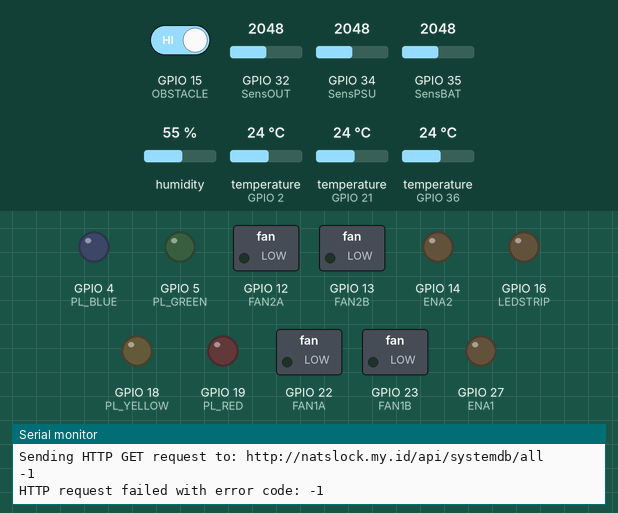
Simulated run of this sketch. Board: ESP32. Parts: switched loads named in the sketch (green lamp = pin HIGH), output pins drawn as LEDs (lit = HIGH), the last lines printed to the serial monitor. The test bench sets the inputs (shaded band); at power-on: GPIO 34 (SensPSU) = 2048, GPIO 15 (OBSTACLE) HIGH, GPIO 32 (SensOUT) = 2048, GPIO 35 (SensBAT) = 2048, humidity 55 %, temperature (sensors on GPIO 2, GPIO 21, GPIO 36) 24 °C. WiFi joins after 1.5 s; servers stay silent unless stated.

Above: at 3.2 s.
3.3 s: GPIO 34 (SensPSU) set to 432
At 8.1 s:
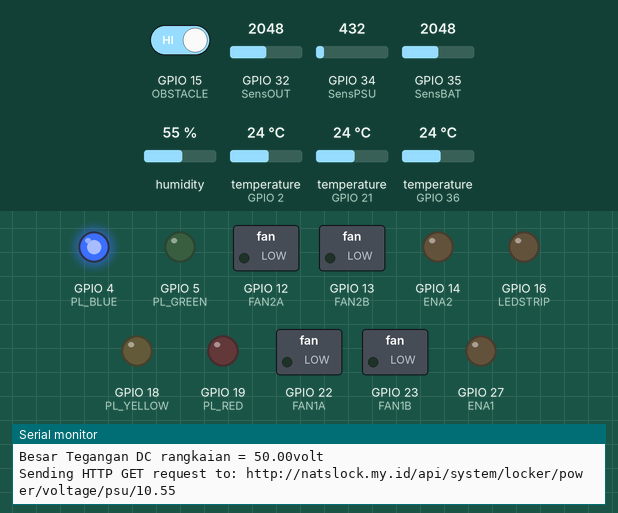
11.7 s: GPIO 34 (SensPSU) set to 391
At 16.5 s:
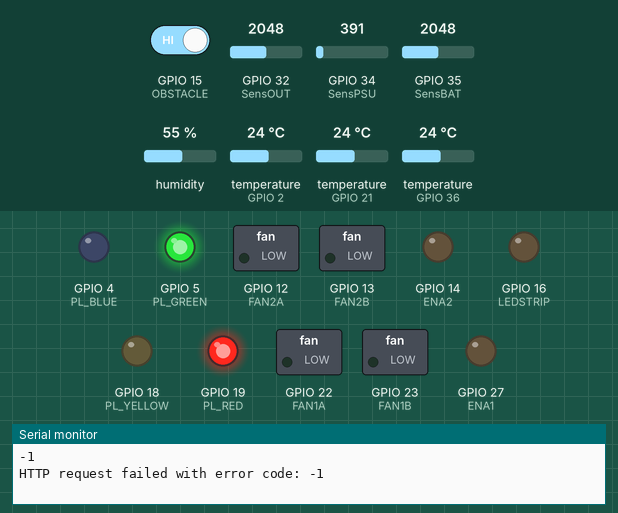
18.7 s: GPIO 15 (OBSTACLE) driven LOW
At 25.0 s:
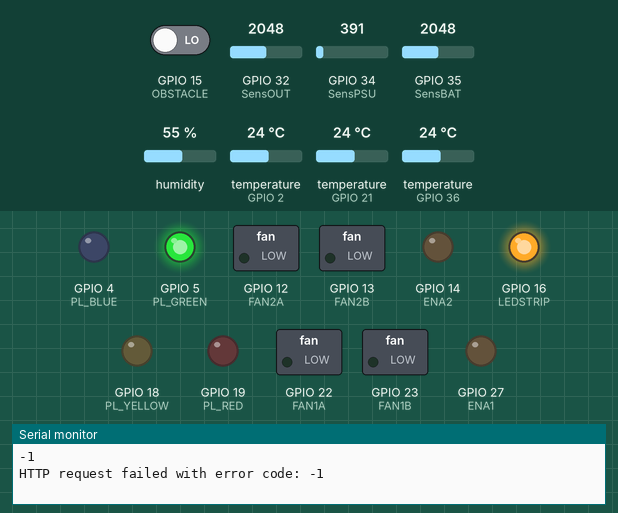
25.1 s: GPIO 34 (SensPSU) set to 1228
At 31.3 s:
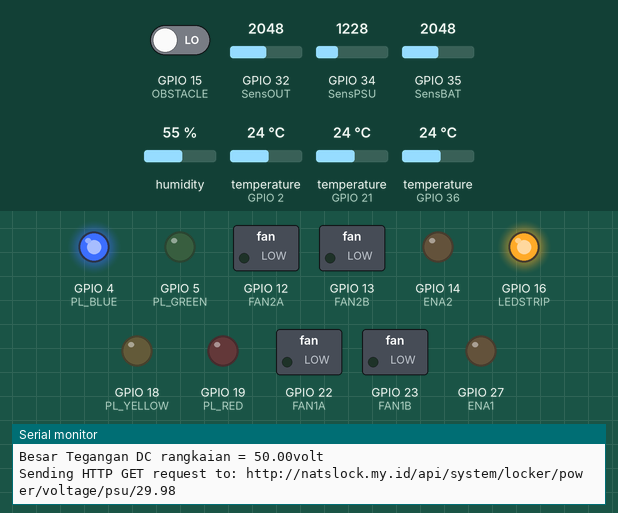
31.5 s: GPIO 34 (SensPSU) set to 122
37.9 s: GPIO 34 (SensPSU) set to 2866
Timing chart, 0 to 45.3 s (numbered marks = the images above; inputs shaded):
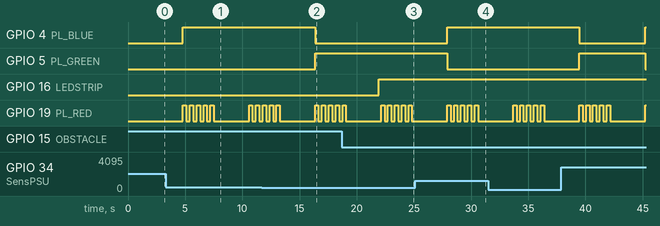

Measured:
- the behaviour switches between 410 and 409 on GPIO 34 (SensPSU) (found by bisection; images 1 and 2)
- after the input at 11.7 s, GPIO 4 (PL_BLUE): HIGH → LOW after 4.7 s; GPIO 5 (PL_GREEN): LOW → HIGH after 4.7 s
- after the input at 18.7 s, GPIO 16 (LEDSTRIP): LOW → HIGH after 3.2 s
- after the input at 25.1 s, GPIO 4 (PL_BLUE): LOW → HIGH after 2.8 s; GPIO 5 (PL_GREEN): HIGH → LOW after 2.8 s

The sketch:

POWERMANAGEMENT.ino
```cpp
#include <WiFi.h>
#include <HTTPClient.h>
#include <ArduinoJson.h>
#include <Arduino.h>
#include <OneWire.h>
#include <DallasTemperature.h>
#include <DHT.h>

const char* ssid = "Natslock";   // Ganti dengan SSID WiFi Anda
const char* password = "madeByXITMA";  // Ganti dengan password WiFi Anda
const int DelayLoop = 2000;

//Voltage Sens
#define SensPSU 34
#define SensBAT 35
#define SensOUT 32

//Relay Output
#define POWERbyPSU 33
#define POWERbyBAT 25
#define POWERtoOUT 26

//=========[ FAN PIN CONTROLLER ]=========//
#define FAN1A 22
#define FAN1B 23
#define ENA1 27 //ALANOG

#define ENA2 14 //ALANOG
#define FAN2A 12
#define FAN2B 13

//=======[ TEMPERATURE SENSOR ]========//
#define TEMP_1 36 //VP
#define TEMP_2 21 //VN
#define DHTPIN 2
#define DHTTYPE DHT22

//=======[ LAMP INDICATOR ]========//
#define PL_RED 19
#define PL_YELLOW 18
#define PL_GREEN 5
#define PL_BLUE 4

//=======[OBSTACLE SENSOR FOR DOOR]=======//
#define OBSTACLE 15

//RELAY LED STRIP
#define LEDSTRIP 16 //RX2

OneWire oneWire_1(TEMP_1);
OneWire oneWire_2(TEMP_2);
DallasTemperature DS18B20_1(&oneWire_1);
DallasTemperature DS18B20_2(&oneWire_2);
DHT dht(DHTPIN, DHTTYPE);

float VSensPSU = 0.0;  //nilai masukan sensor
float VSensBAT = 0.0;  //nilai masukan sensor
float VSensOUT = 0.0;  //nilai masukan sensor

float hasilSensPSU = 0.0;  //nilai hasil rumus
float hasilSensBAT = 0.0;  //nilai hasil rumus
float hasilSensOUT = 0.0;  //nilai hasil rumus

float triggerVoltage = 10.0;

String StrSensPSU;
String StrSensBAT;
String StrSensOUT;
String APIHealt;

float R1 = 30000.0;  //30k ohm resistor (sesuai dengan nilai resistor di sensor)
float R2 = 7500.0;   //7.5k ohm resistor (sesuai dengan nilai resistor di sensor)

float tempC_1;
float tempC_2;
float tempF_1;
float tempF_2;
float tempC_3;
float humidity;

//====[FAN VARIABLE]====//
bool PowerFan1 = false;
bool PowerFan2 = false;
float analogFan1;
float analogFan2;

//DOOR BOX VALUE
bool valueobs;
String Strobs;

String StempC_1;
String StempC_2;
String StempF_1;
String StempF_2;
String StempC_3;
String Shumidity;

void setup() {
  Serial.begin(115200);  //mengaktifkan serial monitor di 115200
  connectWifi();
  pinMode(SensPSU, INPUT);
  pinMode(SensBAT, INPUT);
  pinMode(SensOUT, INPUT);
  pinMode(POWERbyPSU, OUTPUT);
  pinMode(POWERbyBAT, OUTPUT);
  pinMode(POWERtoOUT, OUTPUT);
  pinMode(PL_RED, OUTPUT);
  pinMode(PL_YELLOW, OUTPUT);
  pinMode(PL_GREEN, OUTPUT);
  pinMode(PL_BLUE, OUTPUT);
  //Serial.println("Pengukuran tegangan DC");

  //Idle LED_RED
  digitalWrite(PL_RED, LOW);

  //PINMODE FAN CONTROLLER
  pinMode(FAN1A, OUTPUT);
  pinMode(FAN1B, OUTPUT);
  pinMode(ENA1, OUTPUT);
  pinMode(FAN2A, OUTPUT);
  pinMode(FAN2B, OUTPUT);
  pinMode(ENA2, OUTPUT);

  //PIN MODE DHT
  pinMode(DHTPIN, INPUT);

  //PIN MODE DOOR SYSTEM
  pinMode(OBSTACLE, INPUT);
  pinMode(LEDSTRIP, OUTPUT);

  //Begin Temp Sensor
  DS18B20_1.begin();
  DS18B20_2.begin();
  dht.begin();
}

void loop() {
  readVoltageBAT();
  readVoltagePSU();
  readVoltageOUT();
  ApiNeedSystem();
  readTemp();
  readObs();

  if (hasilSensPSU < triggerVoltage) {
    useBAT();
  } else {
    usePSU();
  }

  if(APIHealt == "No"){
    return ErrLamp();
  }

  if(PowerFan1 == true){
    digitalWrite(FAN1A, HIGH);
    digitalWrite(FAN1B, LOW);
    analogWrite(ENA1, analogFan1);
  } else {
    digitalWrite(FAN1A, LOW);
    digitalWrite(FAN1B, LOW);
    analogWrite(ENA1, 0);
  }

  if(PowerFan2 == true){
    digitalWrite(FAN2A, HIGH);
    digitalWrite(FAN2B, LOW);
    analogWrite(ENA2, analogFan2);
  } else {
    digitalWrite(FAN2A, LOW);
    digitalWrite(FAN2B, LOW);
    analogWrite(ENA2, 0);
  }

  delay(DelayLoop);
}

void connectWifi() {
  // Menghubungkan ke jaringan WiFi
  WiFi.begin(ssid, password);
  Serial.println("Connecting to WiFi...");

  while (WiFi.status() != WL_CONNECTED) {
    delay(1000);
    Serial.println("Connecting to WiFi...");
    digitalWrite(PL_YELLOW, HIGH); //LED YELLOW OFF, INTERNET OFF
  }

  Serial.println("Connected to the WiFi network");
  digitalWrite(PL_YELLOW, LOW); //LED YELLOW ON, INTERNET ON
}

void readVoltagePSU() {
  int nilaiTegangan = analogRead(SensPSU);     //pembacaan sensor
  VSensPSU = (nilaiTegangan * 5.0) / 1024.0;   //rumus mengubah nilai baca sensor
  hasilSensPSU = VSensPSU / (R2 / (R1 + R2));  //hasil akhir
  StrSensPSU = String(hasilSensPSU);
  ApiSensPSU(StrSensPSU);

  Serial.print("Besar Tegangan DC rangkaian = ");
  Serial.print(hasilSensPSU, 2);  //menuliskan hasil akhir pada monitor
  Serial.println("volt");
}

void readVoltageBAT() {
  int nilaiTegangan = analogRead(SensBAT);     //pembacaan sensor
  VSensBAT = (nilaiTegangan * 5.0) / 1024.0;   //rumus mengubah nilai baca sensor
  hasilSensBAT = VSensBAT / (R2 / (R1 + R2));  //hasil akhir
  StrSensBAT = String(hasilSensBAT);
  ApiSensBAT(StrSensBAT);

  Serial.print("Besar Tegangan DC rangkaian = ");
  Serial.print(hasilSensBAT, 2);  //menuliskan hasil akhir pada monitor
  Serial.println("volt");
}

void readVoltageOUT() {
  int nilaiTegangan = analogRead(SensOUT);     //pembacaan sensor
  VSensOUT = (nilaiTegangan * 5.0) / 1024.0;   //rumus mengubah nilai baca sensor
  hasilSensOUT = VSensOUT / (R2 / (R1 + R2));  //hasil akhir
  StrSensOUT = String(hasilSensOUT);
  ApiSensOUT(StrSensOUT);

  Serial.print("Besar Tegangan DC rangkaian = ");
  Serial.print(hasilSensOUT, 2);  //menuliskan hasil akhir pada monitor
  Serial.println("volt");
}

void readTemp(){
  DS18B20_1.requestTemperatures();       // send the command to get temperatures
  tempC_1 = DS18B20_1.getTempCByIndex(0);  // read temperature in °C
  tempF_1 = tempC_1 * 9 / 5 + 32; // convert °C to °F
  StempC_1 = String(tempC_1);
  StempF_1 = String(tempF_1);

  DS18B20_2.requestTemperatures();       // send the command to get temperatures
  tempC_2 = DS18B20_2.getTempCByIndex(0);  // read temperature in °C
  tempF_2 = tempC_2 * 9 / 5 + 32; // convert °C to °F
  StempC_2 = String(tempC_2);
  StempF_2 = String(tempF_2);

  tempC_3 = dht.readTemperature();
  humidity = dht.readHumidity();
  StempC_3 = String(tempC_3);
  Shumidity = String(humidity);

  ApiSensTemp(StempC_1, StempF_1, StempC_2, StempF_2, StempC_3, Shumidity);
}

void ApiSensPSU(String StrSensPSU) {
  if (WiFi.status() == WL_CONNECTED) {
    HTTPClient http;

    // Lokasi URL API yang akan diminta
    String url = "http://natslock.my.id/api/system/locker/power/voltage/psu/" + StrSensPSU;

    Serial.print("Sending HTTP GET request to: ");
    Serial.println(url);

    // Menggunakan WiFiClient untuk memulai koneksi
    WiFiClient client;
    http.begin(client, url);

    int httpCode = http.GET();
    Serial.println(httpCode);
    if (httpCode == 502) {
      Serial.print("HTTP request failed with error code: ");
      Serial.println(httpCode);
      APIHealt = "No";
    }
    if (httpCode > 0) {
      // Penerimaan respon berhasil
      if (httpCode == HTTP_CODE_OK) {
        String payload = http.getString();
        Serial.println("Response payload:");
        Serial.println(payload);

        // Parsing JSON
        DynamicJsonDocument doc(1024);
        deserializeJson(doc, payload);

        // Mendapatkan nilai OnGoing.stats
        APIHealt = "Yes";
      }
    } else {
      Serial.print("HTTP request failed with error code: ");
      Serial.println(httpCode);
      APIHealt = "No";
    }

    // Menutup koneksi
    http.end();
  }
}

void ApiSensBAT(String StrSensBAT) {
  if (WiFi.status() == WL_CONNECTED) {
    HTTPClient http;

    // Lokasi URL API yang akan diminta
    String url = "http://natslock.my.id/api/system/locker/power/voltage/bat/" + StrSensBAT;

    Serial.print("Sending HTTP GET request to: ");
    Serial.println(url);

    // Menggunakan WiFiClient untuk memulai koneksi
    WiFiClient client;
    http.begin(client, url);

    int httpCode = http.GET();
    Serial.println(httpCode);
    if (httpCode == 502) {
      Serial.print("HTTP request failed with error code: ");
      Serial.println(httpCode);
      APIHealt = "No";
    }
    if (httpCode > 0) {
      // Penerimaan respon berhasil
      if (httpCode == HTTP_CODE_OK) {
        String payload = http.getString();
        Serial.println("Response payload:");
        Serial.println(payload);

        // Parsing JSON
        DynamicJsonDocument doc(1024);
        deserializeJson(doc, payload);

        // Mendapatkan nilai OnGoing.stats
        APIHealt = "Yes";
      }
    } else {
      Serial.print("HTTP request failed with error code: ");
      Serial.println(httpCode);
      APIHealt = "No";
    }

    // Menutup koneksi
    http.end();
  }
}

void ApiSensOUT(String StrSensOUT) {
  if (WiFi.status() == WL_CONNECTED) {
    HTTPClient http;

    // Lokasi URL API yang akan diminta
    String url = "http://natslock.my.id/api/system/locker/power/voltage/out/" + StrSensOUT;

    Serial.print("Sending HTTP GET request to: ");
    Serial.println(url);

    // Menggunakan WiFiClient untuk memulai koneksi
    WiFiClient client;
    http.begin(client, url);

    int httpCode = http.GET();
    Serial.println(httpCode);
    if (httpCode == 502) {
      Serial.print("HTTP request failed with error code: ");
      Serial.println(httpCode);
      APIHealt = "No";
    }
    if (httpCode > 0) {
      // Penerimaan respon berhasil
      if (httpCode == HTTP_CODE_OK) {
        String payload = http.getString();
        Serial.println("Response payload:");
        Serial.println(payload);

        // Parsing JSON
        DynamicJsonDocument doc(1024);
        deserializeJson(doc, payload);

        // Mendapatkan nilai OnGoing.stats
        APIHealt = "Yes";
      }
    } else {
      Serial.print("HTTP request failed with error code: ");
      Serial.println(httpCode);
      APIHealt = "No";
    }

    // Menutup koneksi
    http.end();
  }
}

void ApiSensTemp(String StempC_1, String StempF_1, String StempC_2, String StempF_2, String StempC_3, String Shumidity) {
  if (WiFi.status() == WL_CONNECTED) {
    HTTPClient http;

    // Lokasi URL API yang akan diminta
    String url = "http://natslock.my.id/api/system/locker/temperature/" + StempC_1 + "/" + StempF_1 + "/" + StempC_2 + "/" + StempF_2 + "/" + StempC_3 + "/" + Shumidity;

    Serial.print("Sending HTTP GET request to: ");
    Serial.println(url);

    // Menggunakan WiFiClient untuk memulai koneksi
    WiFiClient client;
    http.begin(client, url);

    int httpCode = http.GET();
    Serial.println(httpCode);
    if (httpCode == 502) {
      Serial.print("HTTP request failed with error code: ");
      Serial.println(httpCode);
      APIHealt = "No";
    }
    if (httpCode > 0) {
      // Penerimaan respon berhasil
      if (httpCode == HTTP_CODE_OK) {
        String payload = http.getString();
        Serial.println("Response payload:");
        Serial.println(payload);

        // Parsing JSON
        DynamicJsonDocument doc(1024);
        deserializeJson(doc, payload);

        // Mendapatkan nilai OnGoing.stats
        APIHealt = "Yes";
      }
    } else {
      Serial.print("HTTP request failed with error code: ");
      Serial.println(httpCode);
      APIHealt = "No";
    }

    // Menutup koneksi
    http.end();
  }
}

void ApiStatusR(String StrStats) {
  if (WiFi.status() == WL_CONNECTED) {
    HTTPClient http;

    // Lokasi URL API yang akan diminta
    String url = "http://natslock.my.id/api/system/locker/power/state/bat/" + StrStats;

    Serial.print("Sending HTTP GET request to: ");
    Serial.println(url);

    // Menggunakan WiFiClient untuk memulai koneksi
    WiFiClient client;
    http.begin(client, url);

    int httpCode = http.GET();
    Serial.println(httpCode);
    if (httpCode == 502) {
      Serial.print("HTTP request failed with error code: ");
      Serial.println(httpCode);
      APIHealt = "No";
    }
    if (httpCode > 0) {
      // Penerimaan respon berhasil
      if (httpCode == HTTP_CODE_OK) {
        String payload = http.getString();
        Serial.println("Response payload:");
        Serial.println(payload);

        // Parsing JSON
        DynamicJsonDocument doc(1024);
        deserializeJson(doc, payload);

        // Mendapatkan nilai OnGoing.stats
        APIHealt = "Yes";
      }
    } else {
      Serial.print("HTTP request failed with error code: ");
      Serial.println(httpCode);
      APIHealt = "No";
    }

    // Menutup koneksi
    http.end();
  }
}

void ApiNeedSystem() {
  if (WiFi.status() == WL_CONNECTED) {
    HTTPClient http;

    // Lokasi URL API yang akan diminta
    String url = "http://natslock.my.id/api/systemdb/all";

    Serial.print("Sending HTTP GET request to: ");
    Serial.println(url);

    // Menggunakan WiFiClient untuk memulai koneksi
    WiFiClient client;
    http.begin(client, url);

    int httpCode = http.GET();
    Serial.println(httpCode);
    if (httpCode == 502) {
      Serial.print("HTTP request failed with error code: ");
      Serial.println(httpCode);
      APIHealt = "No";
    }
    if (httpCode > 0) {
      // Penerimaan respon berhasil
      if (httpCode == HTTP_CODE_OK) {
        String payload = http.getString();
        Serial.println("Response payload:");
        Serial.println(payload);

        // Parsing JSON
        DynamicJsonDocument doc(1024);
        deserializeJson(doc, payload);

        PowerFan1 = doc["Main_Power"]["Fan_1"]["isTurnOn"].as<bool>();
        PowerFan2 = doc["Main_Power"]["Fan_2"]["isTurnOn"].as<bool>();
        analogFan1 = doc["Main_Power"]["Fan_1"]["Analog"].as<int>();
        analogFan2 = doc["Main_Power"]["Fan_2"]["Analog"].as<int>();

        // Mendapatkan nilai OnGoing.stats
        APIHealt = "Yes";
      }
    } else {
      Serial.print("HTTP request failed with error code: ");
      Serial.println(httpCode);
      APIHealt = "No";
    }

    // Menutup koneksi
    http.end();
  }
}

void usePSU() {
  digitalWrite(POWERbyPSU, LOW);
  digitalWrite(POWERbyBAT, LOW);
  digitalWrite(POWERtoOUT, LOW);
  ApiStatusR("off");

  //LED Green On
  digitalWrite(PL_GREEN, LOW);
  digitalWrite(PL_BLUE, HIGH);
}

void useBAT() {
  digitalWrite(POWERbyPSU, LOW);
  digitalWrite(POWERbyBAT, LOW);
  digitalWrite(POWERtoOUT, LOW);
  ApiStatusR("on");

  //LED Blue On
  digitalWrite(PL_GREEN, HIGH);
  digitalWrite(PL_BLUE, LOW);
}

void readObs() {
  valueobs = digitalRead(OBSTACLE);
  if (valueobs == 0) {
    String Strobs = "0";
    digitalWrite(LEDSTRIP, HIGH);
    // ApiObs(Strobs);
  } else {
    String Strobs = "1";
    digitalWrite(LEDSTRIP, LOW);
    // ApiObs(Strobs);
  }
  //Serial.println(valueobs);
}

void ErrLamp() {
  digitalWrite(PL_RED, HIGH);
  delay(300);
  digitalWrite(PL_RED, LOW);
  delay(300);
  digitalWrite(PL_RED, HIGH);
  delay(300);
  digitalWrite(PL_RED, LOW);
  delay(300);
  digitalWrite(PL_RED, HIGH);
  delay(300);
  digitalWrite(PL_RED, LOW);
  delay(300);
  digitalWrite(PL_RED, HIGH);
  delay(300);
  digitalWrite(PL_RED, LOW);
  delay(300);
  digitalWrite(PL_RED, HIGH);
  delay(300);
  digitalWrite(PL_RED, LOW);
  delay(300);
}
```
